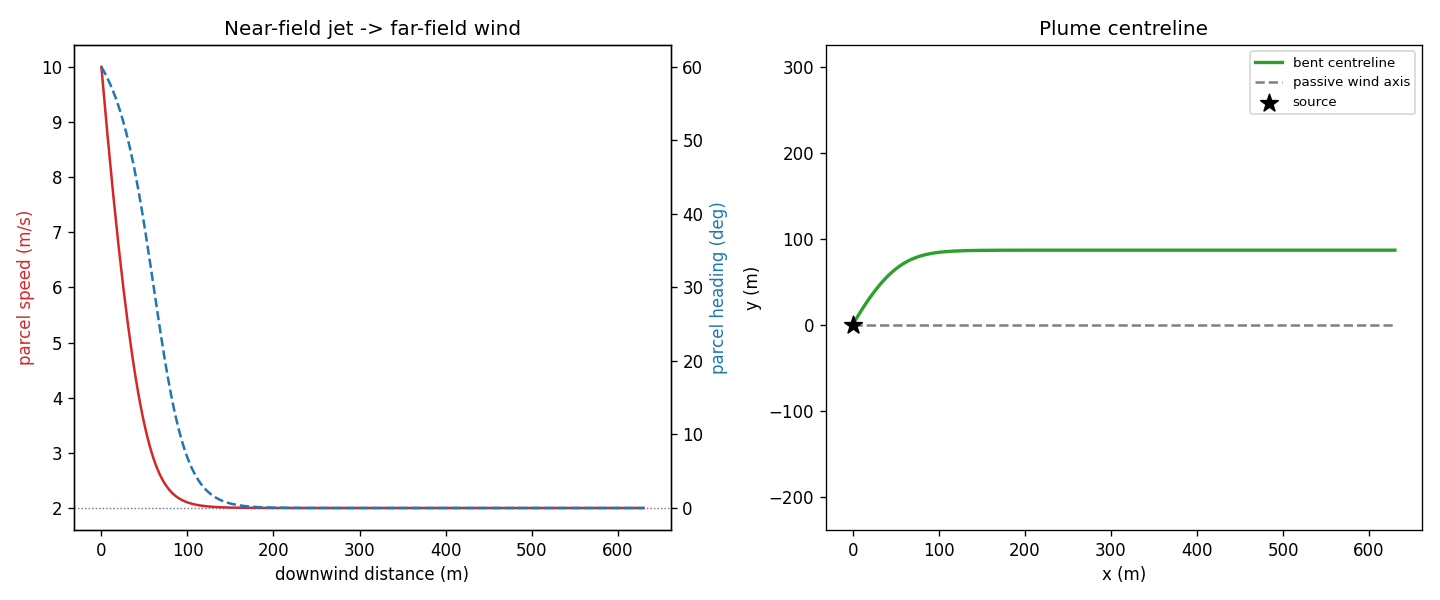

The script that saved this image:
"""Source momentum: near-field jet relaxing to far-field passive advection.

A source expels gas at V_source at an angle to the wind. Near the release the
parcel keeps its injection momentum; entrainment relaxes it so the wind takes
over downwind. Plots (1) the parcel speed and heading vs downwind distance and
(2) the bent centreline next to the passive (straight) wind axis.

Usage:
    uv run examples/jet_momentum.py
"""

import jax.numpy as jnp
import matplotlib.pyplot as plt
import numpy as np

from pim_ge.forward.momentum import JetSource, centerline, parcel_velocity
from pim_ge.utils.types import SourceLocation

U = 2.0  # [m/s] wind speed
WIND_DIR = 0.0  # [rad] wind blows toward +x
SRC = SourceLocation(0.0, 0.0, 5.0)

# Exit velocity: fast jet (R = |V_source|/U ~ 5) aimed 60 deg off the wind axis.
V_SRC = 10.0
ANGLE = jnp.deg2rad(60.0)
jet = JetSource(
    SRC,
    vx=float(V_SRC * jnp.cos(ANGLE)),
    vy=float(V_SRC * jnp.sin(ANGLE)),
    diameter=4.0,  # L_relax derived as D * |V_source| / U
)

t = jnp.linspace(0.0, 300.0, 400)
v = parcel_velocity(jet, jnp.asarray(U), jnp.asarray(WIND_DIR), t)
r = centerline(jet, jnp.asarray(U), jnp.asarray(WIND_DIR), t)

speed = jnp.linalg.norm(v, axis=1)
heading = jnp.rad2deg(jnp.arctan2(v[:, 1], v[:, 0]))
downwind = r[:, 0] - SRC.x  # DIR = 0 -> downwind distance is +x offset

t_np, speed_np, heading_np = np.array(t), np.array(speed), np.array(heading)
down_np, r_np = np.array(downwind), np.array(r)

print(f"R = |V_source|/U = {V_SRC / U:.1f}")
print(f"t=0   : speed={speed_np[0]:.2f} m/s  heading={heading_np[0]:.0f} deg (= V_source)")
print(f"t=end : speed={speed_np[-1]:.2f} m/s  heading={heading_np[-1]:.0f} deg (-> V_wind)")

fig, (ax1, ax2) = plt.subplots(1, 2, figsize=(12, 5))

ax1b = ax1.twinx()
ax1.plot(down_np, speed_np, color="tab:red", label="speed")
ax1b.plot(down_np, heading_np, color="tab:blue", ls="--", label="heading")
ax1.axhline(U, color="tab:red", lw=0.8, ls=":", alpha=0.6)
ax1b.axhline(np.degrees(WIND_DIR), color="tab:blue", lw=0.8, ls=":", alpha=0.6)
ax1.set_xlabel("downwind distance (m)")
ax1.set_ylabel("parcel speed (m/s)", color="tab:red")
ax1b.set_ylabel("parcel heading (deg)", color="tab:blue")
ax1.set_title("Near-field jet -> far-field wind")

ax2.plot(r_np[:, 0], r_np[:, 1], color="tab:green", lw=2, label="bent centreline")
ax2.plot(
    [SRC.x, SRC.x + float(downwind[-1])],
    [SRC.y, SRC.y],
    color="gray",
    ls="--",
    label="passive wind axis",
)
ax2.scatter([SRC.x], [SRC.y], c="k", marker="*", s=120, zorder=5, label="source")
ax2.set_xlabel("x (m)")
ax2.set_ylabel("y (m)")
ax2.set_title("Plume centreline")
ax2.legend(fontsize=8)
ax2.set_aspect("equal", adjustable="datalim")

fig.tight_layout()
out = "examples/jet_momentum.png"
fig.savefig(out, dpi=120)
print(f"Saved {out}")
